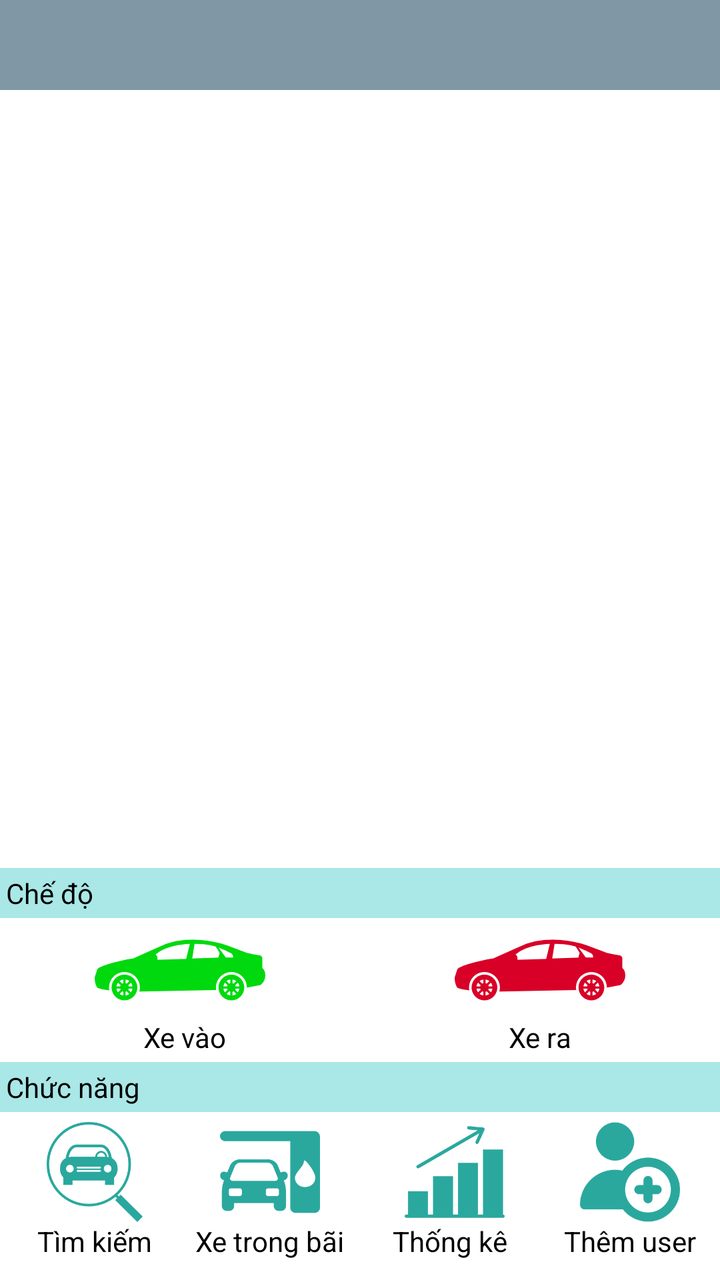
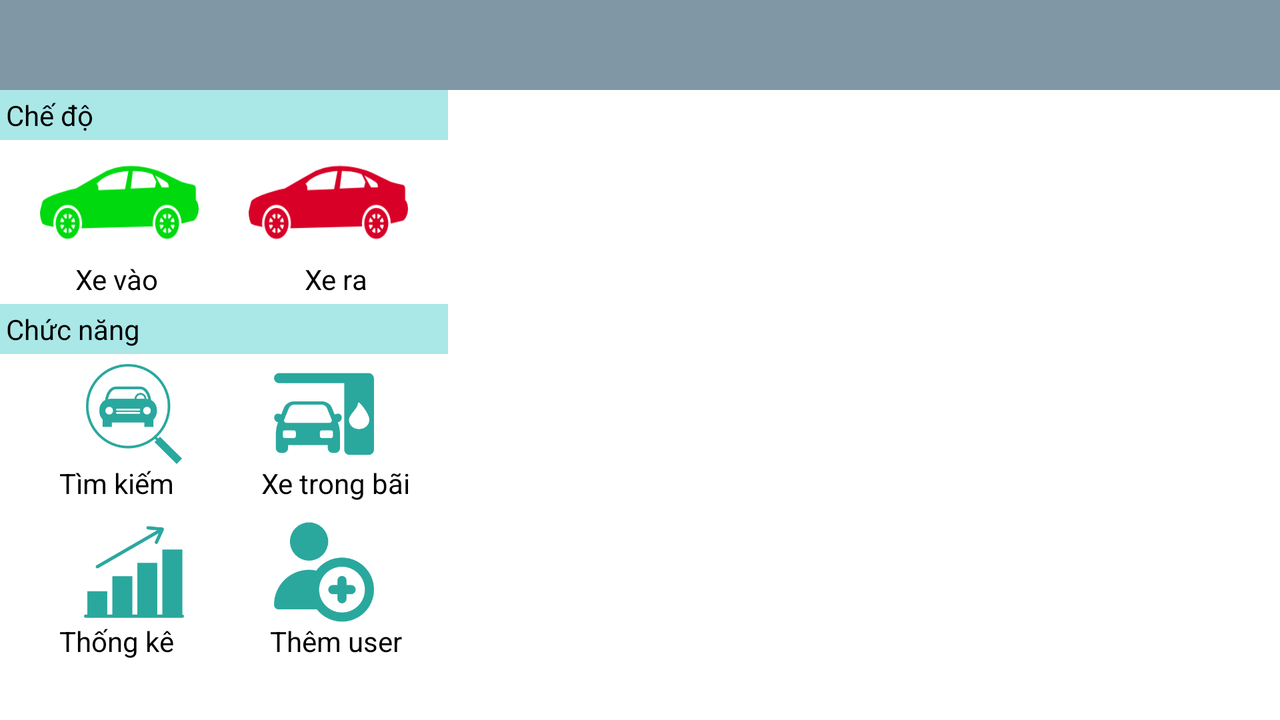

An Android layout and its configuration variant, each rendered on a device that would load it. The default file and the variant file are quoted in full after the pictures.
<!-- AndroidManifest.xml: activity theme AppNoACtionBar -->
<!-- res/layout/activity_main.xml -->
<?xml version="1.0" encoding="utf-8"?>
<LinearLayout xmlns:android="http://schemas.android.com/apk/res/android"
    xmlns:tools="http://schemas.android.com/tools"
    android:id="@+id/activity_main"
    android:layout_width="match_parent"
    android:layout_height="match_parent"
    android:orientation="vertical"
    tools:context="com.dinhcv.ticketmanagement.activity.CarInActivity">

    <android.support.design.widget.AppBarLayout
        android:layout_width="match_parent"
        android:layout_height="wrap_content"
        android:theme="@style/ThemeOverlay.AppCompat.Dark.ActionBar">

        <android.support.v7.widget.Toolbar
            android:id="@+id/toolbar_top"
            android:layout_width="match_parent"
            android:layout_height="@dimen/toolbar_top_height"
            android:background="@color/colorToolbarTop" />
    </android.support.design.widget.AppBarLayout>

    <RelativeLayout
        android:layout_width="match_parent"
        android:layout_height="match_parent"
        android:background="@color/white"
        android:orientation="vertical"
        android:weightSum="100">

        <LinearLayout
            android:layout_width="match_parent"
            android:layout_height="wrap_content"
            android:orientation="vertical">

            <TextureView
                android:id="@+id/texture"
                android:layout_width="match_parent"
                android:layout_height="wrap_content"
                android:layout_alignParentTop="true" />

        </LinearLayout>


        <LinearLayout
            android:layout_width="match_parent"
            android:layout_height="wrap_content"
            android:layout_alignParentBottom="true"
            android:background="@color/white"
            android:orientation="vertical">

            <TextView
                android:layout_width="match_parent"
                android:layout_height="wrap_content"
                android:background="@color/colorLight"
                android:padding="3dp"
                android:text="@string/setting" />

            <LinearLayout
                android:layout_width="match_parent"
                android:layout_height="wrap_content"
                android:gravity="center"
                android:orientation="horizontal"
                android:weightSum="100">


                <LinearLayout
                    android:layout_width="0dp"
                    android:layout_height="wrap_content"
                    android:layout_weight="50"
                    android:gravity="center"
                    android:orientation="vertical">

                    <ImageButton
                        android:id="@+id/btn_carin"
                        android:layout_width="wrap_content"
                        android:layout_height="wrap_content"
                        android:background="@drawable/car_in" />

                    <LinearLayout
                        android:layout_width="wrap_content"
                        android:layout_height="wrap_content"
                        android:gravity="center">

                        <TextView
                            android:layout_width="wrap_content"
                            android:layout_height="wrap_content"
                            android:layout_marginLeft="5dp"
                            android:text="@string/car_in" />

                    </LinearLayout>

                </LinearLayout>

                <LinearLayout
                    android:layout_width="0dp"
                    android:layout_height="wrap_content"
                    android:layout_weight="50"
                    android:gravity="center"
                    android:orientation="vertical">

                    <ImageButton
                        android:id="@+id/btn_carout"
                        android:layout_width="wrap_content"
                        android:layout_height="wrap_content"
                        android:background="@drawable/car_out" />

                    <LinearLayout
                        android:layout_width="wrap_content"
                        android:layout_height="wrap_content"
                        android:gravity="center">

                        <TextView
                            android:layout_width="wrap_content"
                            android:layout_height="wrap_content"
                            android:text="@string/car_out" />
                    </LinearLayout>

                </LinearLayout>

            </LinearLayout>


            <TextView
                android:layout_width="match_parent"
                android:layout_height="wrap_content"
                android:layout_marginTop="3dp"
                android:background="@color/colorLight"
                android:padding="3dp"
                android:text="@string/feature" />

            <LinearLayout
                android:layout_width="match_parent"
                android:layout_height="wrap_content"
                android:orientation="vertical">

                <LinearLayout
                    android:layout_width="match_parent"
                    android:layout_height="wrap_content"
                    android:layout_marginTop="5dp"
                    android:orientation="horizontal"
                    android:weightSum="200">

                    <LinearLayout
                        android:layout_width="0dp"
                        android:layout_height="wrap_content"
                        android:layout_weight="50"
                        android:gravity="center">

                        <ImageButton
                            android:id="@+id/btn_search"
                            android:layout_width="@dimen/image_button_size"
                            android:layout_height="@dimen/image_button_size"
                            android:layout_marginLeft="5dp"
                            android:background="@drawable/search" />
                    </LinearLayout>

                    <LinearLayout
                        android:layout_width="0dp"
                        android:layout_height="wrap_content"
                        android:layout_weight="50"
                        android:gravity="center">

                        <ImageButton
                            android:id="@+id/btn_carinParking"
                            android:layout_width="@dimen/image_button_size"
                            android:layout_height="@dimen/image_button_size"
                            android:background="@drawable/station" />

                    </LinearLayout>

                    <LinearLayout
                        android:id="@+id/ll_p1"
                        android:layout_width="0dp"
                        android:layout_height="wrap_content"
                        android:layout_weight="50"
                        android:gravity="center">

                        <ImageButton
                            android:id="@+id/btn_statistic"
                            android:layout_width="@dimen/image_button_size"
                            android:layout_height="@dimen/image_button_size"
                            android:layout_marginLeft="5dp"
                            android:background="@drawable/graph" />



                    </LinearLayout>

                    <LinearLayout
                        android:id="@+id/ll_p2"
                        android:layout_width="0dp"
                        android:layout_height="wrap_content"
                        android:layout_weight="50"
                        android:gravity="center">

                        <ImageButton
                            android:id="@+id/btn_addUser"
                            android:layout_width="@dimen/image_button_size"
                            android:layout_height="@dimen/image_button_size"
                            android:background="@drawable/add_user" />

                    </LinearLayout>

                </LinearLayout>

                <LinearLayout
                    android:layout_width="match_parent"
                    android:layout_height="wrap_content"
                    android:orientation="horizontal"
                    android:paddingBottom="10dp"
                    android:weightSum="200">

                    <LinearLayout
                        android:layout_width="0dp"
                        android:layout_height="wrap_content"
                        android:layout_weight="50"
                        android:gravity="center">

                        <TextView
                            android:layout_width="wrap_content"
                            android:layout_height="wrap_content"
                            android:layout_marginLeft="5dp"
                            android:text="@string/search" />

                    </LinearLayout>

                    <LinearLayout
                        android:layout_width="0dp"
                        android:layout_height="wrap_content"
                        android:layout_weight="50"
                        android:gravity="center">

                        <TextView
                            android:layout_width="wrap_content"
                            android:layout_height="wrap_content"
                            android:text="@string/car_in_parking" />
                    </LinearLayout>

                    <LinearLayout
                        android:id="@+id/ll_p3"
                        android:layout_width="0dp"
                        android:layout_height="wrap_content"
                        android:layout_weight="50"
                        android:gravity="center">

                        <TextView
                            android:layout_width="wrap_content"
                            android:layout_height="wrap_content"
                            android:text="@string/statistic" />

                    </LinearLayout>

                    <LinearLayout
                        android:id="@+id/ll_p4"
                        android:layout_width="0dp"
                        android:layout_height="wrap_content"
                        android:layout_weight="50"
                        android:gravity="center">

                        <TextView
                            android:layout_width="wrap_content"
                            android:layout_height="wrap_content"
                            android:text="@string/add_user" />
                    </LinearLayout>

                </LinearLayout>

            </LinearLayout>


        </LinearLayout>


    </RelativeLayout>

</LinearLayout>
<!-- resources referenced by this layout -->
<resources>
  <color name="colorLight">#aae7e7</color>
  <color name="colorToolbarTop">#8097a6</color>
  <color name="white">#ffffff</color>
  <dimen name="image_button_size">50dp</dimen>
  <dimen name="toolbar_top_height">45dp</dimen>
  <!-- drawable add_user: png bitmap (drawable-hdpi, 2036 bytes) -->
  <!-- drawable car_in: png bitmap (drawable-hdpi, 2100 bytes) -->
  <!-- drawable car_out: png bitmap (drawable-hdpi, 2059 bytes) -->
  <!-- drawable graph: png bitmap (drawable-hdpi, 1253 bytes) -->
  <!-- drawable search: png bitmap (drawable-hdpi, 2268 bytes) -->
  <!-- drawable station: png bitmap (drawable-hdpi, 1602 bytes) -->
  <string name="add_user">Thêm user</string>
  <string name="car_in">Xe vào</string>
  <string name="car_in_parking">Xe trong bãi</string>
  <string name="car_out">Xe ra</string>
  <string name="feature">Chức năng</string>
  <string name="search">Tìm kiếm</string>
  <string name="setting">Chế độ</string>
  <string name="statistic">Thống kê</string>
  <style name="AppNoACtionBar" parent="Theme.AppCompat.Light.NoActionBar">
          <item name="windowActionBar">false</item>
          <item name="windowNoTitle">true</item>
          <item name="android:textColor">@android:color/black</item>
          <item name="android:textColorPrimary">@android:color/black</item>
      </style>
</resources>
<!-- res/layout-land/activity_main.xml (the repository's variant of the layout above) -->
<!-- drawn on the phone turned sideways -->
<?xml version="1.0" encoding="utf-8"?>
<LinearLayout xmlns:android="http://schemas.android.com/apk/res/android"
    xmlns:tools="http://schemas.android.com/tools"
    android:id="@+id/activity_main"
    android:layout_width="match_parent"
    android:layout_height="match_parent"
    android:orientation="vertical"
    tools:context="com.dinhcv.ticketmanagement.activity.CarInActivity">

    <android.support.design.widget.AppBarLayout
        android:layout_width="match_parent"
        android:layout_height="wrap_content"
        android:theme="@style/ThemeOverlay.AppCompat.Dark.ActionBar">

        <android.support.v7.widget.Toolbar
            android:id="@+id/toolbar_top"
            android:layout_width="match_parent"
            android:layout_height="@dimen/toolbar_top_height"
            android:background="@color/colorToolbarTop" />
    </android.support.design.widget.AppBarLayout>

    <LinearLayout
        android:layout_width="match_parent"
        android:layout_height="match_parent"
        android:background="@color/white"
        android:orientation="horizontal"
        android:weightSum="100">

        <LinearLayout
            android:layout_width="0dp"
            android:layout_height="match_parent"
            android:layout_weight="35"
            android:orientation="vertical">

            <TextView
                android:layout_width="match_parent"
                android:layout_height="wrap_content"
                android:background="@color/colorLight"
                android:padding="3dp"
                android:text="@string/setting" />

            <LinearLayout
                android:layout_width="match_parent"
                android:layout_height="wrap_content"
                android:gravity="center"
                android:orientation="horizontal"
                android:weightSum="100">

                <ImageButton
                    android:id="@+id/btn_carin"
                    android:layout_width="0dp"
                    android:layout_height="60dp"
                    android:layout_weight="40"
                    android:background="@drawable/car_in" />

                <ImageButton
                    android:id="@+id/btn_carout"
                    android:layout_width="0dp"
                    android:layout_height="60dp"
                    android:layout_marginLeft="25dp"
                    android:layout_weight="40"
                    android:background="@drawable/car_out" />

            </LinearLayout>

            <LinearLayout
                android:layout_width="match_parent"
                android:layout_height="wrap_content"
                android:orientation="horizontal"
                android:weightSum="100">

                <LinearLayout
                    android:layout_width="0dp"
                    android:layout_height="wrap_content"
                    android:layout_weight="50"
                    android:gravity="center">

                    <TextView
                        android:layout_width="wrap_content"
                        android:layout_height="wrap_content"
                        android:layout_marginLeft="5dp"
                        android:text="@string/car_in" />

                </LinearLayout>

                <LinearLayout
                    android:layout_width="0dp"
                    android:layout_height="wrap_content"
                    android:layout_weight="50"
                    android:gravity="center">

                    <TextView
                        android:layout_width="wrap_content"
                        android:layout_height="wrap_content"
                        android:text="@string/car_out" />
                </LinearLayout>

            </LinearLayout>

            <TextView
                android:layout_width="match_parent"
                android:layout_height="wrap_content"
                android:layout_marginTop="3dp"
                android:background="@color/colorLight"
                android:padding="3dp"
                android:text="@string/feature" />

            <LinearLayout
                android:id="@+id/ll_p1"
                android:layout_width="match_parent"
                android:layout_height="wrap_content"
                android:orientation="vertical">

                <LinearLayout
                    android:layout_width="match_parent"
                    android:layout_height="wrap_content"
                    android:layout_marginTop="5dp"
                    android:gravity="center"
                    android:orientation="horizontal">

                    <ImageButton
                        android:id="@+id/btn_search"
                        android:layout_width="@dimen/image_button_size"
                        android:layout_height="@dimen/image_button_size"
                        android:layout_marginLeft="5dp"
                        android:background="@drawable/search" />

                    <ImageButton
                        android:id="@+id/btn_carinParking"
                        android:layout_width="@dimen/image_button_size"
                        android:layout_height="@dimen/image_button_size"
                        android:layout_marginLeft="45dp"
                        android:background="@drawable/station" />

                </LinearLayout>

                <LinearLayout
                    android:layout_width="match_parent"
                    android:layout_height="wrap_content"
                    android:orientation="horizontal"
                    android:weightSum="100">

                    <LinearLayout
                        android:layout_width="0dp"
                        android:layout_height="wrap_content"
                        android:layout_weight="50"
                        android:gravity="center">

                        <TextView
                            android:layout_width="wrap_content"
                            android:layout_height="wrap_content"
                            android:layout_marginLeft="5dp"
                            android:text="@string/search" />

                    </LinearLayout>

                    <LinearLayout
                        android:layout_width="0dp"
                        android:layout_height="wrap_content"
                        android:layout_weight="50"
                        android:gravity="center">

                        <TextView
                            android:layout_width="wrap_content"
                            android:layout_height="wrap_content"
                            android:text="@string/car_in_parking" />
                    </LinearLayout>

                </LinearLayout>

            </LinearLayout>

            <LinearLayout
                android:id="@+id/ll_p2"
                android:layout_width="match_parent"
                android:layout_height="wrap_content"
                android:orientation="vertical">

                <LinearLayout
                    android:layout_width="match_parent"
                    android:layout_height="wrap_content"
                    android:layout_marginTop="10dp"
                    android:gravity="center"
                    android:orientation="horizontal">

                    <ImageButton
                        android:id="@+id/btn_statistic"
                        android:layout_width="@dimen/image_button_size"
                        android:layout_height="@dimen/image_button_size"
                        android:layout_marginLeft="5dp"
                        android:background="@drawable/graph" />

                    <ImageButton
                        android:id="@+id/btn_addUser"
                        android:layout_width="@dimen/image_button_size"
                        android:layout_height="@dimen/image_button_size"
                        android:layout_marginLeft="45dp"
                        android:background="@drawable/add_user" />

                </LinearLayout>

                <LinearLayout
                    android:layout_width="match_parent"
                    android:layout_height="wrap_content"
                    android:orientation="horizontal"
                    android:weightSum="100">

                    <LinearLayout
                        android:layout_width="0dp"
                        android:layout_height="wrap_content"
                        android:layout_weight="50"
                        android:gravity="center">

                        <TextView
                            android:layout_width="wrap_content"
                            android:layout_height="wrap_content"
                            android:layout_marginLeft="5dp"
                            android:text="@string/statistic" />

                    </LinearLayout>

                    <LinearLayout
                        android:layout_width="0dp"
                        android:layout_height="wrap_content"
                        android:layout_weight="50"
                        android:gravity="center">

                        <TextView
                            android:layout_width="wrap_content"
                            android:layout_height="wrap_content"
                            android:text="@string/add_user" />
                    </LinearLayout>

                </LinearLayout>

            </LinearLayout>


        </LinearLayout>


        <LinearLayout
            android:layout_width="0dp"
            android:layout_height="match_parent"
            android:layout_weight="65"
            android:orientation="vertical">

            <TextureView
                android:id="@+id/texture"
                android:layout_width="match_parent"
                android:layout_height="wrap_content"
                android:layout_alignParentTop="true" />


        </LinearLayout>

    </LinearLayout>

</LinearLayout>
